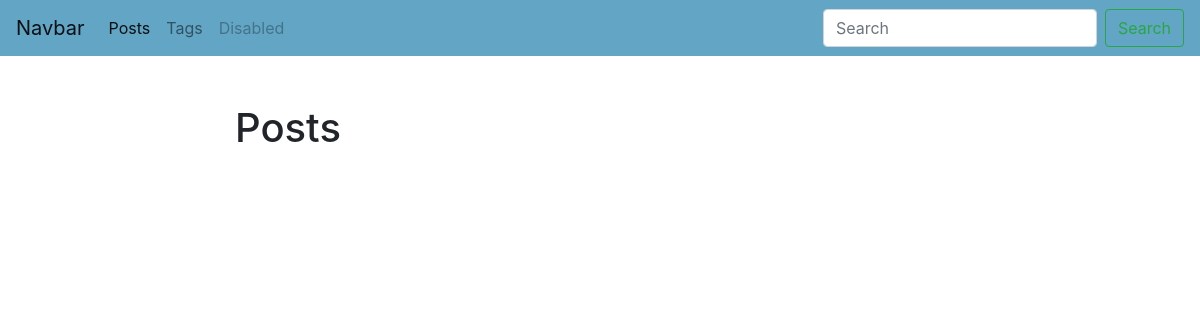
The page /blog/ on the database as committed earlier.
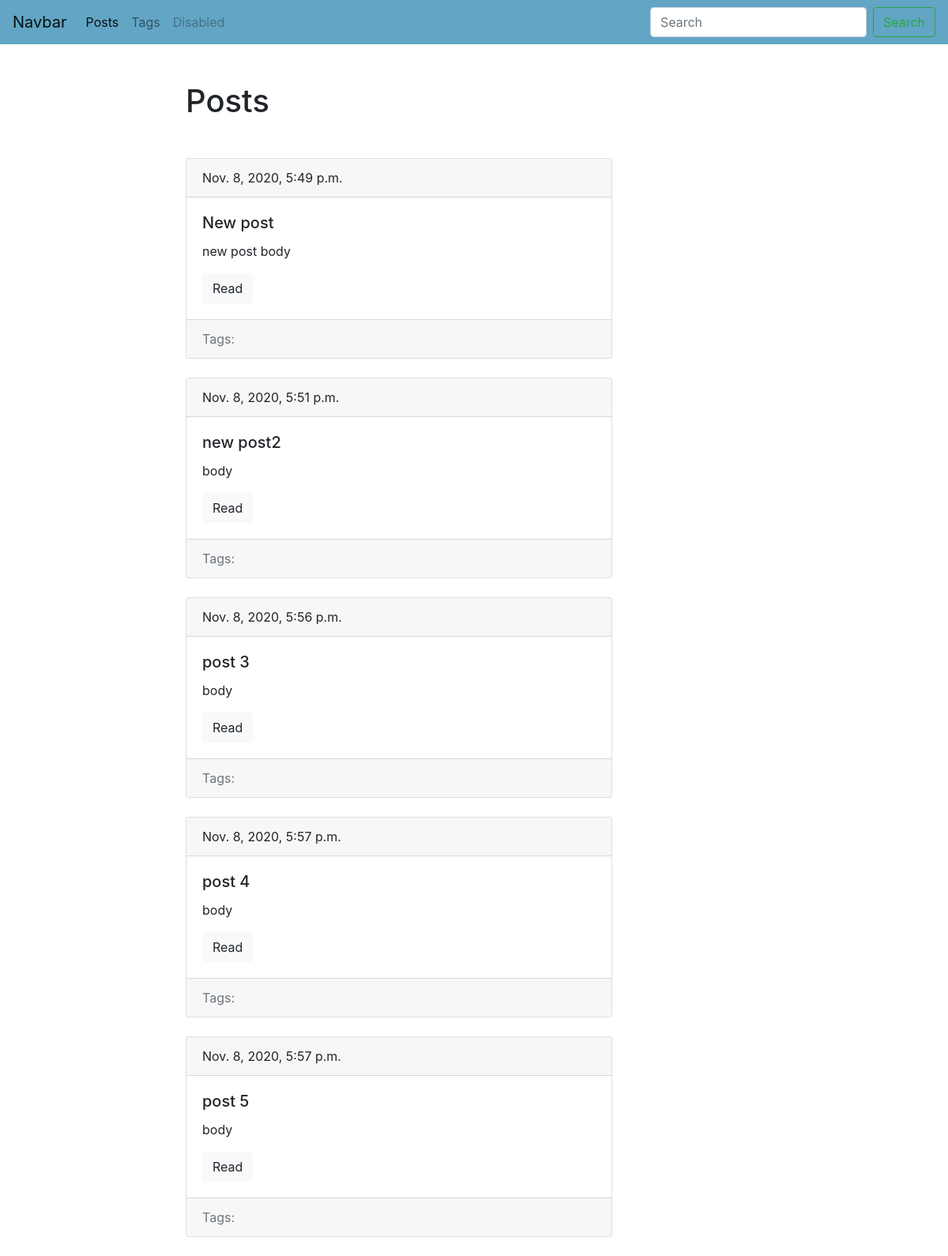
The same page on the database as committed later.
### blog/models.py (models this page shows, shortened)
class Post(models.Model):
    title = models.CharField(max_length=150, db_index=True)
    slug = models.SlugField(max_length=150, unique=True)
    body = models.TextField(blank=True, db_index=True)
    tags = models.ManyToManyField('Tag', blank=True, related_name='posts')
    date_pub = models.DateTimeField(auto_now_add=True)
    def get_absolute_url(self):
        return reverse('post_detail_url', kwargs={'slug': self.slug})

### blog/views.py (the view)
# urls.py: path('', posts_list, name='posts_list_url'),
def posts_list(request):
    posts = Post.objects.all()
    return render(request, 'blog/index.html', context={'posts': posts})

### blog/templates/blog/index.html (shortened to what this page needs)
{% extends 'blog/base_blog.html' %}
{% block contene %}
    <h1 class="mb-5">Posts</h1>
    {% for post in posts %}
        {% include 'blog/includes/post_card_template.html' %}
    {% endfor %}
{% endblock %}

### blog/templates/blog/base_blog.html
{% extends 'base.html' %}

### templates/base.html (shortened to what this page needs)
<!DOCTYPE html>
<html lang="en">
<head>
    <link rel="stylesheet" href="https://cdn.jsdelivr.net/npm/bootstrap@4.5.3/dist/css/bootstrap.min.css">
</head>
<body>
    <nav class="navbar navbar-expand-lg navbar-light" style="background-color: #62a5c4;">
        <a class="navbar-brand" href="#">Navbar</a>
        <div class="collapse navbar-collapse" id="navbarSupportedContent">
          <ul class="navbar-nav mr-auto">
            <li class="nav-item active">
              <a class="nav-link" href="{% url 'posts_list_url' %}"> Posts </a>
            </li>
            <li class="nav-item">
              <a class="nav-link" href="{% url 'tags_list_url' %}">Tags</a>
            </li>
            <li class="nav-item">
              <a class="nav-link disabled" href="#" tabindex="-1" aria-disabled="true">Disabled</a>
            </li>
          </ul>
          <form class="form-inline my-2 my-lg-0">
            <input class="form-control mr-sm-2" type="search" placeholder="Search" aria-label="Search">
            <button class="btn btn-outline-success my-2 my-sm-0" type="submit">Search</button>
          </form>
        </div>
      </nav>
    <div class="container mt-5">
        <div class="row">
            <div class="col-6 offset-md-2">
                {% block contene %}{% endblock %}
            </div>
        </div>
    </div>
</body>
</html>

### blog/templates/blog/includes/post_card_template.html (shortened to what this page needs)
<div class="card mb-4">
    <div class="card-header">
        {{ post.date_pub }}
    </div>
    <div class="card-body">
        <h5 class="card-title"> {{ post.title }} </h5>
        <p class="card-text"> {{ post.body|truncatewords:15 }} </p>
        <a href="{{ post.get_absolute_url }}" class="btn btn-light">Read</a>
    </div>
    <div class="card-footer text-muted">
        Tags:
    </div>
</div>

Rows that differ between the two databases and show on the page:
added Post: date_pub "Nov. 8, 2020, 5:49 p.m.", title "New post", body "new post body"
added Post: date_pub "Nov. 8, 2020, 5:51 p.m.", title "new post2", body "body"
added Post: date_pub "Nov. 8, 2020, 5:56 p.m.", title "post 3", body "body"
added Post: date_pub "Nov. 8, 2020, 5:57 p.m.", title "post 4", body "body"
added Post: date_pub "Nov. 8, 2020, 5:57 p.m.", title "post 5", body "body"
